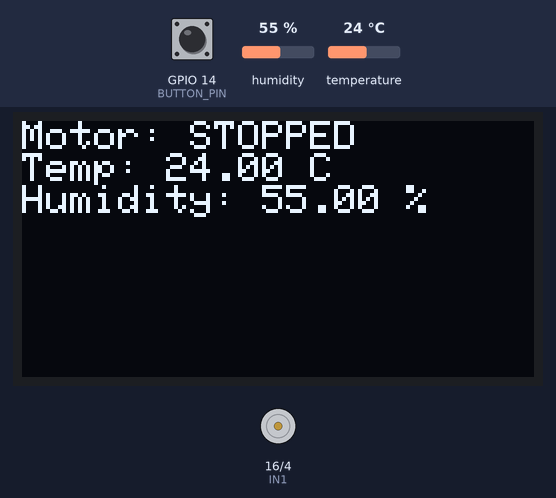
This program was run on a simulated ESP32. Parts: 128×64 one-colour display, motor-driver pin pairs drawn as motors (green arrow = first pin HIGH = forward, orange = second pin HIGH = backward, longer = more drive, scaled by the enable pin). The test bench sets the inputs (shaded band); at power-on: humidity 55 %, GPIO 14 (BUTTON_PIN) HIGH, temperature 24 °C. What the program prints to the serial monitor is not drawn.

Above: at 1.2 s.
1.3 s: humidity set to 58 %
3.3 s: humidity set to 62 %
At 5.3 s:
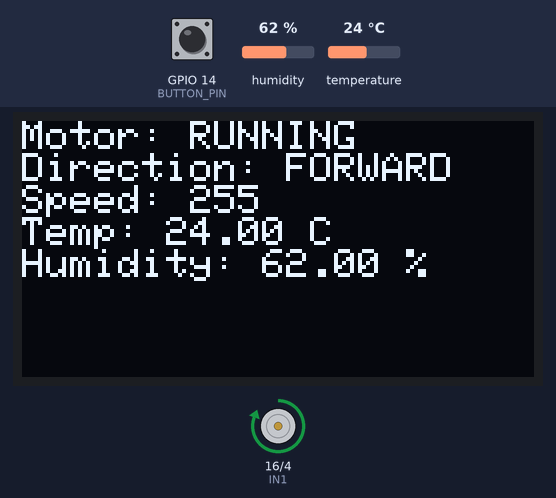
5.6 s: GPIO 14 (BUTTON_PIN) pulled LOW for 1 s
At 10.8 s:
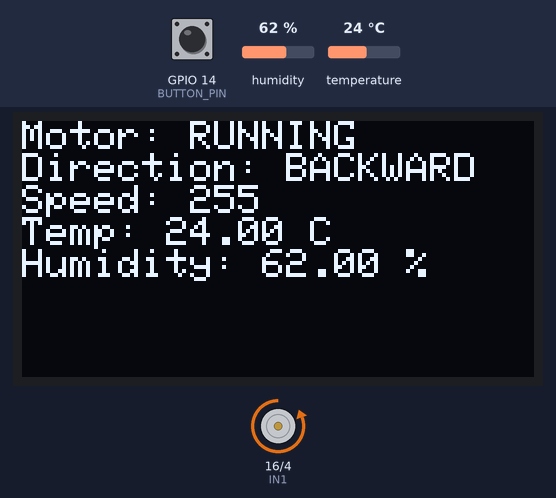
12.4 s: temperature set to 12 °C
At 13.7 s:
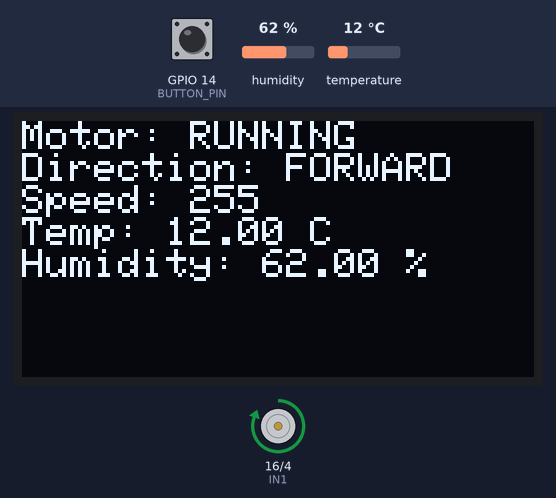
18.4 s: GPIO 14 (BUTTON_PIN) pulled LOW for 0.6 s
At 20.2 s:
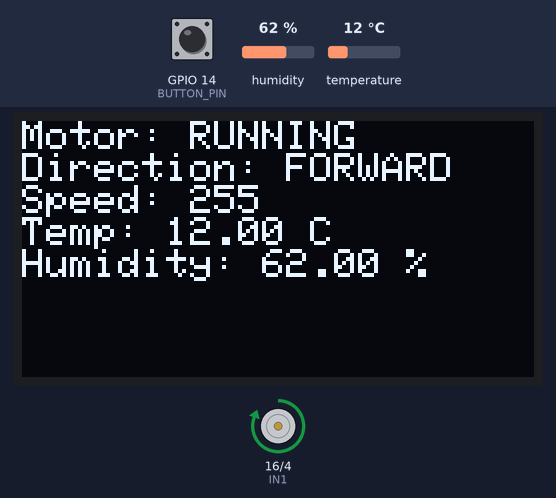
20.5 s: GPIO 14 (BUTTON_PIN) pulled LOW for 3.2 s
Timing chart, 0 to 25.4 s (numbered marks = the images above; inputs shaded):
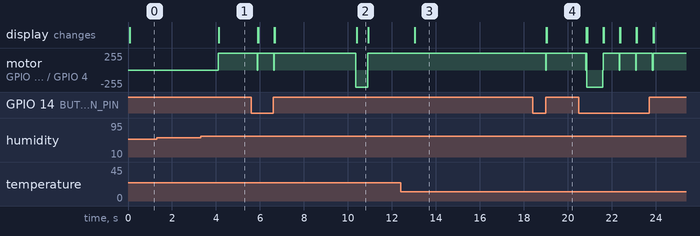

Measured:
- the behaviour switches between 60 and 61 % on humidity (found by bisection; images 0 and 1)
- after the input at 1.3 s, every drawn part: stays the same
- after the input at 3.3 s, motor on GPIO 16 (IN1) / GPIO 4 (IN2): stopped → forward 255/255 after 0.80 s; the display: changes after 0.82 s (image 1)
- after the input at 12.4 s, the display: changes after 0.63 s (image 3)
- after the input at 18.4 s, motor on GPIO 16 (IN1) / GPIO 4 (IN2): forward 255/255 → stopped after 0.60 s, → forward 255/255 0.03 s later; the display: first changes after 0.62 s (image 4 shows a later state)
- what the display in image 2 shows lasts 0.5 s, from 10.4 s to 10.9 s

The program:

main.cpp
```cpp
#include <Wire.h>
#include <Adafruit_GFX.h>
#include <Adafruit_SSD1306.h>
#include <DHT.h>

// OLED settings
#define SCREEN_WIDTH 128
#define SCREEN_HEIGHT 64
Adafruit_SSD1306 display(SCREEN_WIDTH, SCREEN_HEIGHT, &Wire, -1);

// DHT sensor settings
#define DHTPIN 2      // GPIO2 for DHT sensor
#define DHTTYPE DHT22 // DHT22 sensor
DHT dht(DHTPIN, DHTTYPE);

// Button settings
#define BUTTON_PIN 14 // GPIO14 for the button
bool motorRunning = false;

// Motor settings
#define ENABLE_A 17   // Connected to ENABLE A pin on the driver
#define IN1 16        // Connected to IN1 on the driver
#define IN2 4         // Connected to IN2 on the driver
int motorSpeed = 255; // Initial motor speed (0-255)

// Variables
unsigned long lastActionTime = 0;
bool motorDirection = true; // true = forward, false = backward

// Function prototype for displayMotorStatus()
void displayMotorStatus();

void setup()
{
  // Serial setup
  Serial.begin(9600);
  Serial.println("Motor Control with OLED Display Starting...");

  // Initialize OLED
  if (!display.begin(SSD1306_SWITCHCAPVCC, 0x3C))
  {
    Serial.println(F("SSD1306 allocation failed"));
    for (;;)
      ;
  }
  display.clearDisplay();
  display.setTextSize(1);
  display.setTextColor(SSD1306_WHITE);
  display.setCursor(0, 0);
  display.println("Initializing...");
  display.display();

  // Initialize DHT sensor
  dht.begin();

  // Initialize button
  pinMode(BUTTON_PIN, INPUT_PULLUP);

  // Initialize motor pins
  pinMode(ENABLE_A, OUTPUT);
  pinMode(IN1, OUTPUT);
  pinMode(IN2, OUTPUT);

  // Ensure motor is stopped initially
  analogWrite(ENABLE_A, 0); // Motor speed = 0
  digitalWrite(IN1, LOW);
  digitalWrite(IN2, LOW);

  displayMotorStatus();
}

void loop()
{
  // Read humidity and temperature
  float humidity = dht.readHumidity();
  float temperature = dht.readTemperature();

  // If DHT sensor fails
  if (isnan(humidity) || isnan(temperature))
  {
    Serial.println(F("Failed to read from DHT sensor!"));
    display.clearDisplay();
    display.setCursor(0, 0);
    display.println("DHT Error");
    display.display();
    return;
  }

  // Button press logic
  if (digitalRead(BUTTON_PIN) == LOW)
  {
    delay(200);                   // Debounce delay
    motorRunning = !motorRunning; // Toggle motor state
    if (!motorRunning)
    {
      // Stop motor
      analogWrite(ENABLE_A, 0);
      digitalWrite(IN1, LOW);
      digitalWrite(IN2, LOW);
    }
    displayMotorStatus();
  }

  // Humidity trigger logic
  if (humidity > 60) // Example threshold
  {
    motorRunning = true;               // Start motor if humidity > 60%
    motorDirection = true;             // Run forward
    analogWrite(ENABLE_A, motorSpeed); // Set motor speed
    digitalWrite(IN1, HIGH);
    digitalWrite(IN2, LOW);
    displayMotorStatus();
  }

  // Motor operation
  if (motorRunning)
  {
    unsigned long currentMillis = millis();
    if (currentMillis - lastActionTime > 10000) // 10 seconds
    {
      lastActionTime = currentMillis;
      motorDirection = !motorDirection; // Toggle direction

      if (motorDirection)
      {
        // Run forward
        analogWrite(ENABLE_A, motorSpeed); // Set motor speed
        digitalWrite(IN1, HIGH);
        digitalWrite(IN2, LOW);
      }
      else
      {
        // Run backward
        analogWrite(ENABLE_A, motorSpeed); // Set motor speed
        digitalWrite(IN1, LOW);
        digitalWrite(IN2, HIGH);
      }
      displayMotorStatus();
    }
  }

  delay(500); // Slow down loop for stability
}

// Function to display motor status on OLED
void displayMotorStatus()
{
  display.clearDisplay();
  display.setCursor(0, 0);
  if (motorRunning)
  {
    display.println("Motor: RUNNING");
    display.print("Direction: ");
    display.println(motorDirection ? "FORWARD" : "BACKWARD");
    display.print("Speed: ");
    display.println(motorSpeed);
  }
  else
  {
    display.println("Motor: STOPPED");
  }
  display.print("Temp: ");
  display.print(dht.readTemperature());
  display.println(" C");
  display.print("Humidity: ");
  display.print(dht.readHumidity());
  display.println(" %");
  display.display();
}
```
